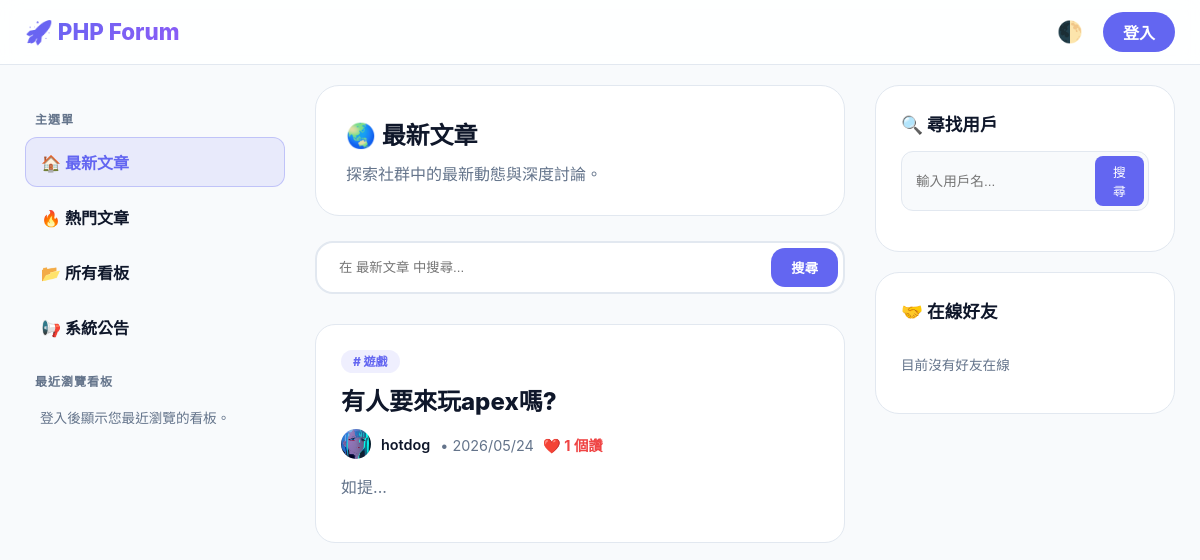
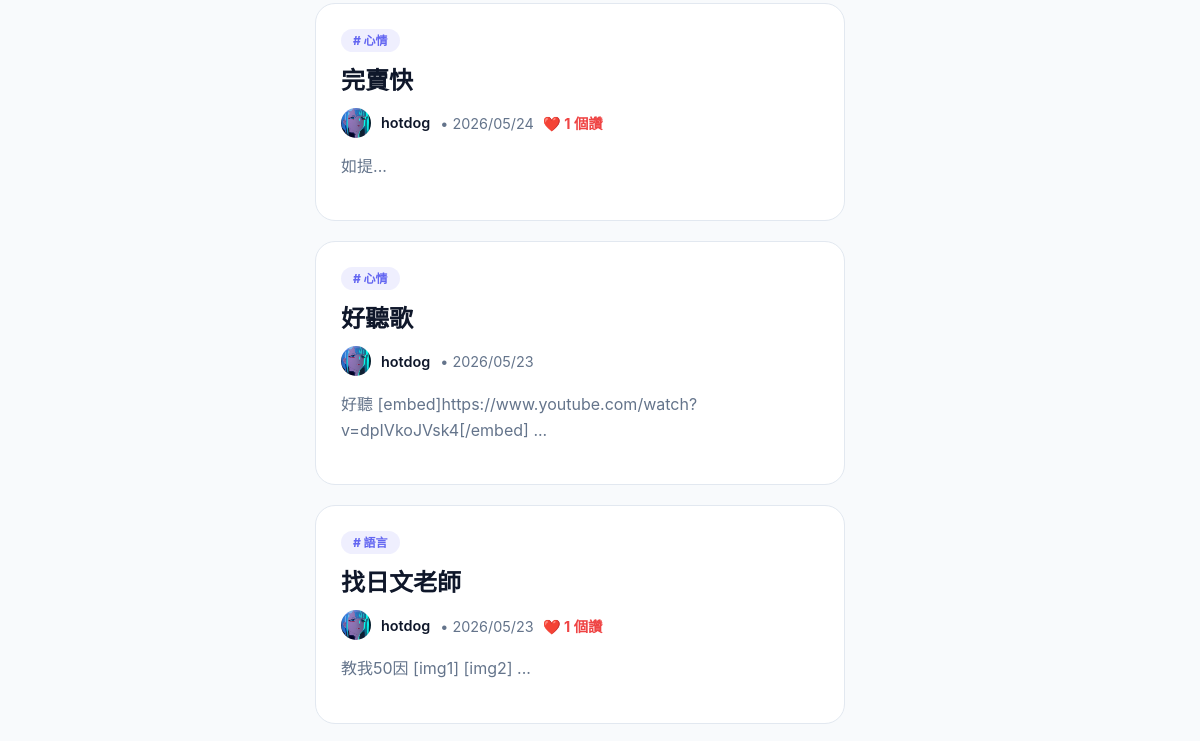
Before: / (upper part) with the older database file (2 pictures, top to bottom).
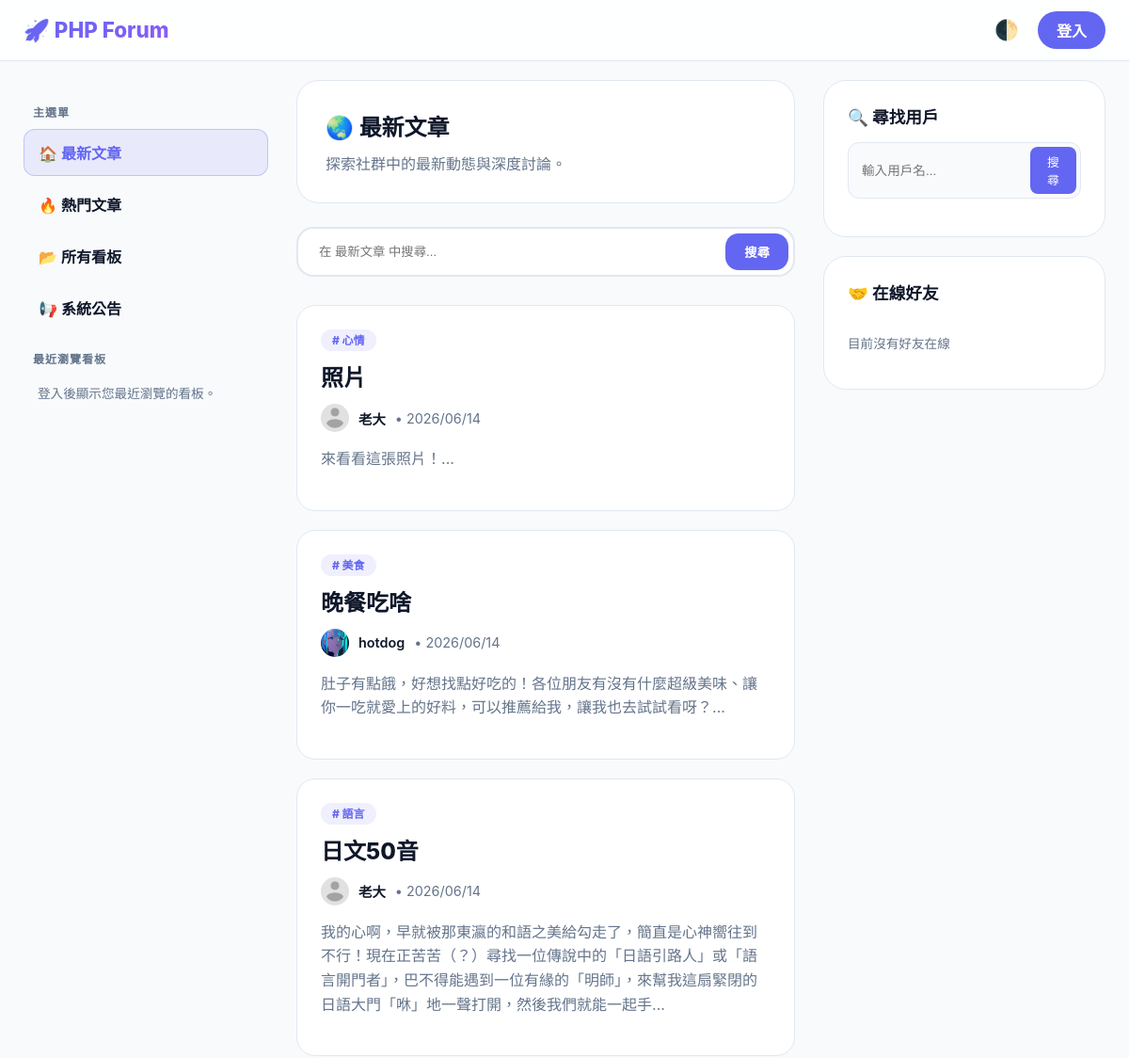
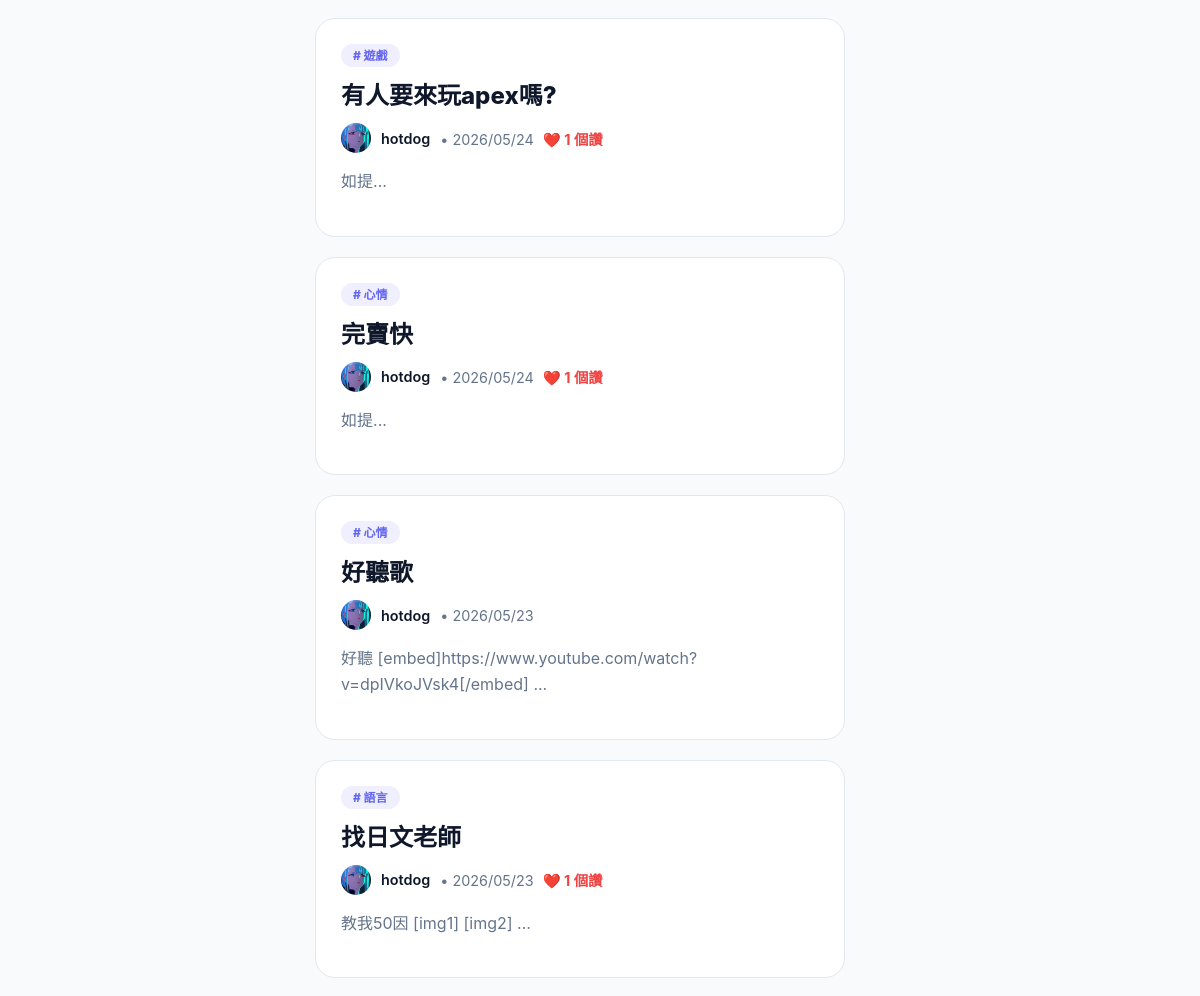
After: the same page with the newer database file (2 pictures, top to bottom).
### tables this page shows
CREATE TABLE `posts` (
  `id` int(11) NOT NULL,
  `title` varchar(255) NOT NULL,
  `content` text NOT NULL,
  `user_id` int(11) NOT NULL,
  `category_id` int(11) NOT NULL,
  `created_at` datetime NOT NULL DEFAULT current_timestamp(),
  `post_img` varchar(255) DEFAULT NULL
);

CREATE TABLE `categories` (
  `id` int(11) NOT NULL,
  `name` varchar(50) NOT NULL,
  `description` text DEFAULT NULL
);

CREATE TABLE `users` (
  `id` int(11) NOT NULL,
  `username` varchar(50) NOT NULL,
  `password` varchar(255) NOT NULL,
  `role` tinyint(1) NOT NULL DEFAULT 0,
  `email` varchar(100) NOT NULL,
  `created_at` datetime NOT NULL DEFAULT current_timestamp(),
  `bio` text DEFAULT NULL,
  `age` int(11) DEFAULT NULL,
  `gender` varchar(50) DEFAULT NULL,
  `interests` varchar(255) DEFAULT NULL,
  `location` varchar(255) DEFAULT NULL,
  `profile_img` varchar(255) DEFAULT 'default_avatar.png',
  `last_announcement_view` datetime DEFAULT '1970-01-01 00:00:00',
  `banner_img` varchar(255) DEFAULT NULL,
  `reset_token` varchar(255) DEFAULT NULL,
  `reset_expiry` datetime DEFAULT NULL
);

### index.php (the view, shortened to what the rows shown need)
<?php
require_once "includes/dbh.inc.php";
$searchTerm = isset($_GET['search']) ? trim($_GET['search']) : '';
$catID = isset($_GET['category']) ? $_GET['category'] : '';
$viewFriendsActivity = isset($_GET['view']) && $_GET['view'] === 'friends_activity';
$viewHistory = isset($_GET['view']) && $_GET['view'] === 'history';
$viewHot = isset($_GET['view']) && $_GET['view'] === 'hot';
$viewCategories = isset($_GET['view']) && $_GET['view'] === 'categories';
$currentCatName = "最新文章";
$unreadAnnouncementsCount = 0;
try {
    $cat_query = $pdo->query("SELECT * FROM categories ORDER BY id ASC");
    $all_categories = $cat_query->fetchAll();
    $friend_ids = [];
    if ($viewCategories) {
        $currentCatName = "所有看板";
        $currentCatDesc = "探索社群中的所有看板分類與主題。";
        $posts = [];
        $activities = [];
    } else {
        if ($viewHot) {
            $currentCatName = "熱門文章";
            $currentCatDesc = "大家都在看！社群中按讚討論度最高的熱門文章。";
            $sql = "SELECT posts.*, users.username, users.profile_img, categories.name AS cat_name,
                    (SELECT COUNT(*) FROM likes WHERE likes.post_id = posts.id) AS like_count
                    FROM posts
                    JOIN users ON posts.user_id = users.id
                    JOIN categories ON posts.category_id = categories.id
                    WHERE 1=1";
            if ($searchTerm !== '') $sql .= " AND (posts.title LIKE :search OR posts.content LIKE :search)";
            if ($catID !== '') $sql .= " AND posts.category_id = :catID";
            $sql .= " ORDER BY like_count DESC, posts.created_at DESC";
        } else {
            $sql = "SELECT posts.*, users.username, users.profile_img, categories.name AS cat_name,
                    (SELECT COUNT(*) FROM likes WHERE likes.post_id = posts.id) AS like_count
                    FROM posts
                    JOIN users ON posts.user_id = users.id
                    JOIN categories ON posts.category_id = categories.id
                    WHERE 1=1";
            $sql .= " ORDER BY posts.created_at DESC";
        }
        $stmt = $pdo->prepare($sql);
        $stmt->execute();
        $posts = $stmt->fetchAll();
    }
    if ($viewFriendsActivity) {
        $currentCatIcon = "✨ ";
    } elseif ($viewHistory) {
        $currentCatIcon = "🕒 ";
    } elseif ($viewHot) {
        $currentCatIcon = "🔥 ";
    } elseif ($viewCategories) {
        $currentCatIcon = "📂 ";
    } elseif ($catID === '') {
        $currentCatIcon = "🌏 ";
    } else {
        $currentCatIcon = ($currentCatName === '系統公告') ? "📢 " : "📂 ";
    }
} catch (PDOException $e) {
    die("資料讀取失敗: " . $e->getMessage());
}
?>
<!DOCTYPE html>
<html lang="zh-TW">
<head>
</head>
<body data-theme="light">
<header>
    <div class="nav-container">
        <a href="index.php" class="logo" style="text-decoration:none"><h1>🚀 PHP Forum</h1></a>
    </div>
</header>
<div class="main-wrapper">
    <main>
        <div class="category-header">
            <h2 style="margin:0;"><?= $currentCatIcon ?><?= htmlspecialchars($currentCatName) ?></h2>
        </div>
        <?php if ($viewCategories): ?>
            <div class="category-list-container">
                <?php foreach ($all_categories as $cat): ?>
                    <a href="index.php?category=<?= $cat['id'] ?>" class="category-list-card">
                        <div class="category-card-title">
                            <span class="category-card-prefix"><?= ($cat['name'] == '系統公告') ? '📢' : '#' ?></span>
                            <span><?= htmlspecialchars($cat['name']) ?></span>
                            <?php if($cat['name'] == '系統公告' && $unreadAnnouncementsCount > 0): ?>
                                <span class="badge-inline" style="margin-left:10px;"><?= $unreadAnnouncementsCount ?></span>
                            <?php endif; ?>
                        </div>
                        <div class="category-card-arrow">➔</div>
                    </a>
                <?php endforeach; ?>
            </div>
        <?php else: ?>
            <?php if (count($posts) > 0): ?>
                <?php foreach ($posts as $post): ?>
                    <article class="post-card">
                        <span style="background:var(--accent-soft); color:var(--accent-color); font-size:0.75rem; font-weight:800; padding:4px 12px; border-radius:50px;"># <?= htmlspecialchars($post['cat_name']) ?></span>
                        <h2 style="margin:12px 0;"><a href="view_post.php?id=<?= $post['id'] ?>" style="text-decoration:none; color:var(--text-color); font-weight:800;"><?= htmlspecialchars($post['title']) ?></a></h2>
                        <div style="display:flex; align-items:center; gap:10px; margin-bottom:15px; font-size:0.9rem;">
                            <img src="<?= !empty($post['profile_img']) ? "uploads/users_profile_img/".$post['profile_img'] : "uploads/default_avatar.png" ?>" style="width:30px; height:30px; border-radius:50%; object-fit:cover;">
                            <span style="font-weight:600;"><?= htmlspecialchars($post['username']) ?></span>
                            <span style="color:var(--text-muted);">
                                • <?= date('Y/m/d', strtotime($post['created_at'])) ?>
                                <?php if (isset($post['like_count']) && $post['like_count'] > 0): ?>
                                    <span style="color:var(--danger-color); font-weight: 700; margin-left: 5px;">❤️ <?= $post['like_count'] ?> 個讚</span>
                                <?php endif; ?>
                            </span>
                        </div>
                        <p style="color:var(--text-muted); line-height:1.6;"><?= htmlspecialchars(mb_substr(strip_tags($post['content']), 0, 110)) ?>...</p>
                    </article>
                <?php endforeach; ?>
            <?php else: ?>
                <div class="post-card" style="text-align: center; padding: 50px;">
                    <p style="color:var(--text-muted);"><?= $viewHistory ? "目前沒有任何瀏覽紀錄。" : "目前沒有文章。" ?></p>
                </div>
            <?php endif; ?>
        <?php endif; ?>
    </main>
</div>
</body>
</html>

Changed rows visible on the page:
added posts: category.name "心情", title "照片", user.profile_img (placeholder picture), user.username "老大", created_at "2026/06/14", content "來看看這張照片！"
added posts: category.name "美食", title "晚餐吃啥", user.profile_img (picture), user.username "hotdog", created_at "2026/06/14", content "肚子有點餓，好想找點好吃的！各位朋友有沒有什麼超級美味、讓你一吃就愛上的好料，可以推薦給我，讓我也去試試看呀？"
added posts: category.name "語言", title "日文50音", user.profile_img (placeholder picture), user.username "老大", created_at "2026/06/14", content "我的心啊，早就被那東瀛的和語之美給勾走了，簡直是心神嚮往到不行！現在正苦苦（？）尋找一位傳說中的「日語引路人」或「語言開門者」，巴不得能遇到一位有緣的「明師」，來幫我這扇緊閉的日語大門「咻」地一聲打開，然後我們就能一起手"
